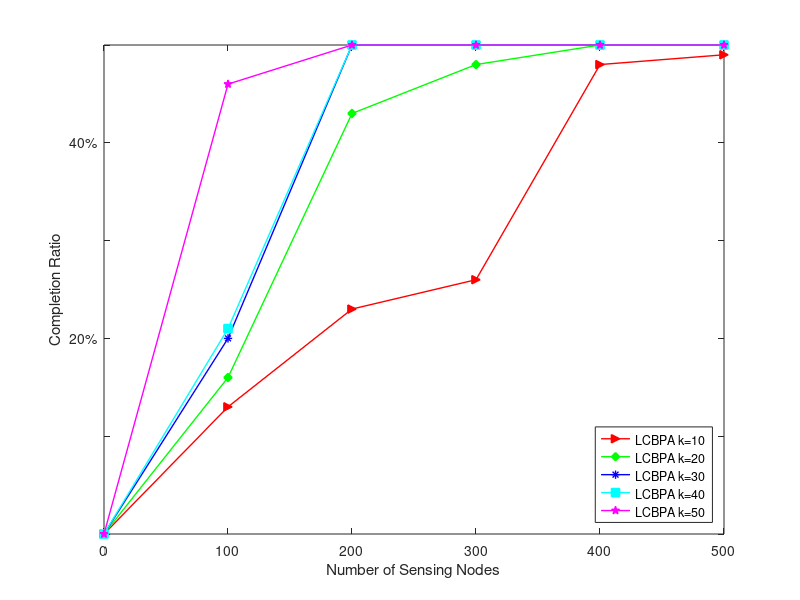

Source code (MATLAB):
% a=0.5 k=10-50 k=40
% calculate the completion rate 
% with/without algorithm
clc;
clear;

x = [0 100 200 300 400 500];
y1 = [0 2 2 6 8 14];
y2 = [0 26 46 52 96 98];
y3 = [0 32 86 96 100 100];
y4 = [0 40 100 100 100 100];
y5 = [0 42 100 100 100 100];
y6 = [0 92 100 100 100 100];

figure;
 %plot(x,y1,'-oblack','LineWidth',1.0,'MarkerFaceColor','black');hold on
fi = plot(x,y2,'->red','LineWidth',1.0,'MarkerFaceColor','red'); hold on
     plot(x,y3,'-dgreen','LineWidth',1.0,'MarkerFaceColor','green'); hold on
     plot(x,y4,'-*blue','LineWidth',1.0,'MarkerFaceColor','blue'); hold on
     plot(x,y5,'-scyan','LineWidth',1.0,'MarkerFaceColor','cyan'); hold on
     plot(x,y6,'-pmagenta','LineWidth',1.0,'MarkerFaceColor','magenta');
     
set(gca,'YTickLabel',{'','','20%','','40%','','60%','','80%','','100%'},'LineWidth',0.5)
xlabel('Number of Sensing Nodes');
ylabel('Completion Ratio')

legend('LCBPA k=10','LCBPA k=20','LCBPA k=30','LCBPA k=40','LCBPA k=50','LCBPA k=60','location','SouthEast');
%legend('boxoff');
%grid on;
%axes('Parent',f1,'FontSize',12,'FontName','Times','LineWidth',1.5);
 
